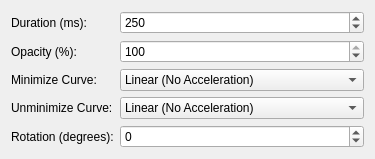
<?xml version="1.0" encoding="UTF-8"?>
<ui version="4.0">
    <class>Form</class>
    <widget class="QWidget" name="Form">
        <layout class="QFormLayout" name="formLayout">
            <item row="0" column="0">
                <widget class="QLabel" name="label_Duration">
                    <property name="text">
                        <string>Duration (ms):</string>
                    </property>
                </widget>
            </item>
            <item row="0" column="1">
                <widget class="QSpinBox" name="kcfg_Duration">
                    <property name="minimum">
                        <number>50</number>
                    </property>
                    <property name="maximum">
                        <number>5000</number>
                    </property>
                    <property name="singleStep">
                        <number>50</number>
                    </property>
                    <property name="value">
                        <number>250</number>
                    </property>
                </widget>
            </item>

            <item row="1" column="0">
                <widget class="QLabel" name="label_Opacity">
                    <property name="text">
                        <string>Opacity (%):</string>
                    </property>
                </widget>
            </item>
            <item row="1" column="1">
                <widget class="QSpinBox" name="kcfg_Opacity">
                    <property name="minimum">
                        <number>0</number>
                    </property>
                    <property name="maximum">
                        <number>100</number>
                    </property>
                    <property name="singleStep">
                        <number>10</number>
                    </property>
                    <property name="value">
                        <number>100</number>
                    </property>
                </widget>
            </item>

            <item row="2" column="0">
                <widget class="QLabel" name="label_CurveMin">
                    <property name="text">
                        <string>Minimize Curve:</string>
                    </property>
                </widget>
            </item>
            <item row="2" column="1">
                <widget class="QComboBox" name="kcfg_AnimationCurveMinimize">
                    <item><property name="text"><string>Linear (No Acceleration)</string></property></item>

                    <item><property name="text"><string>Gentle - Ease Out (Sine)</string></property></item>
                    <item><property name="text"><string>Gentle - Ease In (Sine)</string></property></item>
                    <item><property name="text"><string>Gentle - Ease In-Out (Sine)</string></property></item>

                    <item><property name="text"><string>Standard - Ease Out (Quad)</string></property></item>
                    <item><property name="text"><string>Standard - Ease In (Quad)</string></property></item>
                    <item><property name="text"><string>Standard - Ease In-Out (Quad)</string></property></item>
                    <item><property name="text"><string>Standard - Stronger Out (Cubic)</string></property></item>
                    <item><property name="text"><string>Standard - Stronger In (Cubic)</string></property></item>
                    <item><property name="text"><string>Standard - Stronger In-Out (Cubic)</string></property></item>

                    <item><property name="text"><string>Sharp - Ease Out (Quart)</string></property></item>
                    <item><property name="text"><string>Sharp - Ease In (Quart)</string></property></item>
                    <item><property name="text"><string>Sharp - Ease In-Out (Quart)</string></property></item>
                    <item><property name="text"><string>Sharp - Aggressive Out (Quint)</string></property></item>
                    <item><property name="text"><string>Sharp - Aggressive In (Quint)</string></property></item>
                    <item><property name="text"><string>Sharp - Aggressive In-Out (Quint)</string></property></item>
                    <item><property name="text"><string>Snappy - Instant Start (Expo)</string></property></item>
                    <item><property name="text"><string>Snappy - Instant End (Expo)</string></property></item>
                    <item><property name="text"><string>Snappy - Instant Middle (Expo)</string></property></item>

                    <item><property name="text"><string>Sudden - Abrupt Stop (Circ)</string></property></item>
                    <item><property name="text"><string>Sudden - Abrupt Start (Circ)</string></property></item>
                    <item><property name="text"><string>Sudden - Abrupt Both (Circ)</string></property></item>

                    <item><property name="text"><string>Physics - Overshoot End (Back)</string></property></item>
                    <item><property name="text"><string>Physics - Anticipate Start (Back)</string></property></item>
                    <item><property name="text"><string>Physics - Anticipate &amp; Overshoot (Back)</string></property></item>

                    <item><property name="text"><string>Physics - Elastic Wobble (Elastic)</string></property></item>
                    <item><property name="text"><string>Physics - Elastic Windup (Elastic)</string></property></item>
                    <item><property name="text"><string>Physics - Elastic Both (Elastic)</string></property></item>

                    <item><property name="text"><string>Physics - Bounce (Bounce)</string></property></item>
                    <item><property name="text"><string>Physics - Reverse Bounce (Bounce)</string></property></item>
                    <item><property name="text"><string>Physics - Bounce Both (Bounce)</string></property></item>
                </widget>
            </item>

            <item row="3" column="0">
                <widget class="QLabel" name="label_CurveUnmin">
                    <property name="text">
                        <string>Unminimize Curve:</string>
                    </property>
                </widget>
            </item>
            <item row="3" column="1">
                <widget class="QComboBox" name="kcfg_AnimationCurveUnminimize">
                    <item><property name="text"><string>Linear (No Acceleration)</string></property></item>

                    <item><property name="text"><string>Gentle - Ease Out (Sine)</string></property></item>
                    <item><property name="text"><string>Gentle - Ease In (Sine)</string></property></item>
                    <item><property name="text"><string>Gentle - Ease In-Out (Sine)</string></property></item>

                    <item><property name="text"><string>Standard - Ease Out (Quad)</string></property></item>
                    <item><property name="text"><string>Standard - Ease In (Quad)</string></property></item>
                    <item><property name="text"><string>Standard - Ease In-Out (Quad)</string></property></item>
                    <item><property name="text"><string>Standard - Stronger Out (Cubic)</string></property></item>
                    <item><property name="text"><string>Standard - Stronger In (Cubic)</string></property></item>
                    <item><property name="text"><string>Standard - Stronger In-Out (Cubic)</string></property></item>

                    <item><property name="text"><string>Sharp - Ease Out (Quart)</string></property></item>
                    <item><property name="text"><string>Sharp - Ease In (Quart)</string></property></item>
                    <item><property name="text"><string>Sharp - Ease In-Out (Quart)</string></property></item>
                    <item><property name="text"><string>Sharp - Aggressive Out (Quint)</string></property></item>
                    <item><property name="text"><string>Sharp - Aggressive In (Quint)</string></property></item>
                    <item><property name="text"><string>Sharp - Aggressive In-Out (Quint)</string></property></item>
                    <item><property name="text"><string>Snappy - Instant Start (Expo)</string></property></item>
                    <item><property name="text"><string>Snappy - Instant End (Expo)</string></property></item>
                    <item><property name="text"><string>Snappy - Instant Middle (Expo)</string></property></item>

                    <item><property name="text"><string>Sudden - Abrupt Stop (Circ)</string></property></item>
                    <item><property name="text"><string>Sudden - Abrupt Start (Circ)</string></property></item>
                    <item><property name="text"><string>Sudden - Abrupt Both (Circ)</string></property></item>

                    <item><property name="text"><string>Physics - Overshoot End (Back)</string></property></item>
                    <item><property name="text"><string>Physics - Anticipate Start (Back)</string></property></item>
                    <item><property name="text"><string>Physics - Anticipate &amp; Overshoot (Back)</string></property></item>

                    <item><property name="text"><string>Physics - Elastic Wobble (Elastic)</string></property></item>
                    <item><property name="text"><string>Physics - Elastic Windup (Elastic)</string></property></item>
                    <item><property name="text"><string>Physics - Elastic Both (Elastic)</string></property></item>

                    <item><property name="text"><string>Physics - Bounce (Bounce)</string></property></item>
                    <item><property name="text"><string>Physics - Reverse Bounce (Bounce)</string></property></item>
                    <item><property name="text"><string>Physics - Bounce Both (Bounce)</string></property></item>
                </widget>
            </item>
            <item row="4" column="0">
                <widget class="QLabel" name="label_Rotation">
                    <property name="text">
                        <string>Rotation (degrees):</string>
                    </property>
                </widget>
            </item>
            <item row="4" column="1">
                <widget class="QSpinBox" name="kcfg_RotationAngle">
                    <property name="minimum">
                        <number>-360</number>
                    </property>
                    <property name="maximum">
                        <number>360</number>
                    </property>
                    <property name="singleStep">
                        <number>5</number>
                    </property>
                    <property name="value">
                        <number>0</number>
                    </property>
                </widget>
            </item>
        </layout>
    </widget>
</ui>
